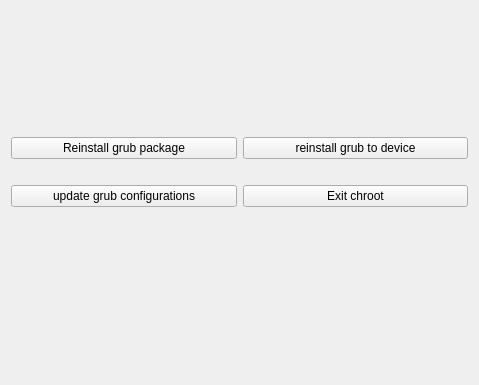
<?xml version="1.0" encoding="UTF-8"?>
<ui version="4.0">
 <class>Form</class>
 <widget class="QWidget" name="Form">
  <property name="geometry">
   <rect>
    <x>0</x>
    <y>0</y>
    <width>479</width>
    <height>385</height>
   </rect>
  </property>
  <property name="windowTitle">
   <string>Form</string>
  </property>
  <layout class="QGridLayout" name="gridLayout">
   <item row="0" column="0">
    <layout class="QVBoxLayout" name="verticalLayout">
     <property name="bottomMargin">
      <number>40</number>
     </property>
     <item>
      <layout class="QHBoxLayout" name="horizontalLayout">
       <property name="bottomMargin">
        <number>20</number>
       </property>
       <item>
        <widget class="QPushButton" name="btn_reinstall_grub_package">
         <property name="toolTip">
          <string/>
         </property>
         <property name="text">
          <string>Reinstall grub package</string>
         </property>
        </widget>
       </item>
       <item>
        <widget class="QPushButton" name="btn_reinstall_grub_to_device">
         <property name="text">
          <string>reinstall grub to device</string>
         </property>
        </widget>
       </item>
      </layout>
     </item>
     <item>
      <layout class="QHBoxLayout" name="horizontalLayout_2">
       <item>
        <widget class="QPushButton" name="pushButton_3">
         <property name="text">
          <string>update grub configurations</string>
         </property>
        </widget>
       </item>
       <item>
        <widget class="QPushButton" name="btn_exit_chroot">
         <property name="text">
          <string>Exit chroot</string>
         </property>
        </widget>
       </item>
      </layout>
     </item>
    </layout>
   </item>
  </layout>
 </widget>
 <resources/>
 <connections/>
</ui>
